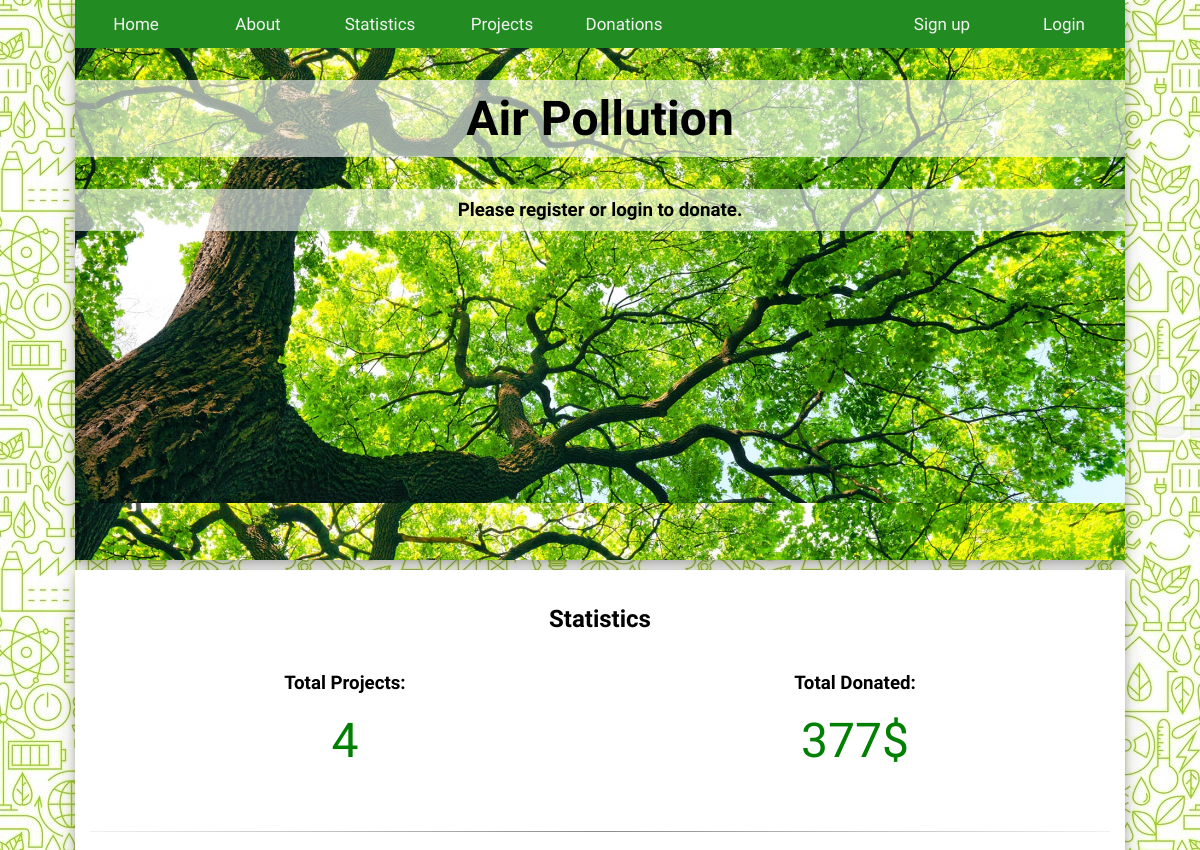
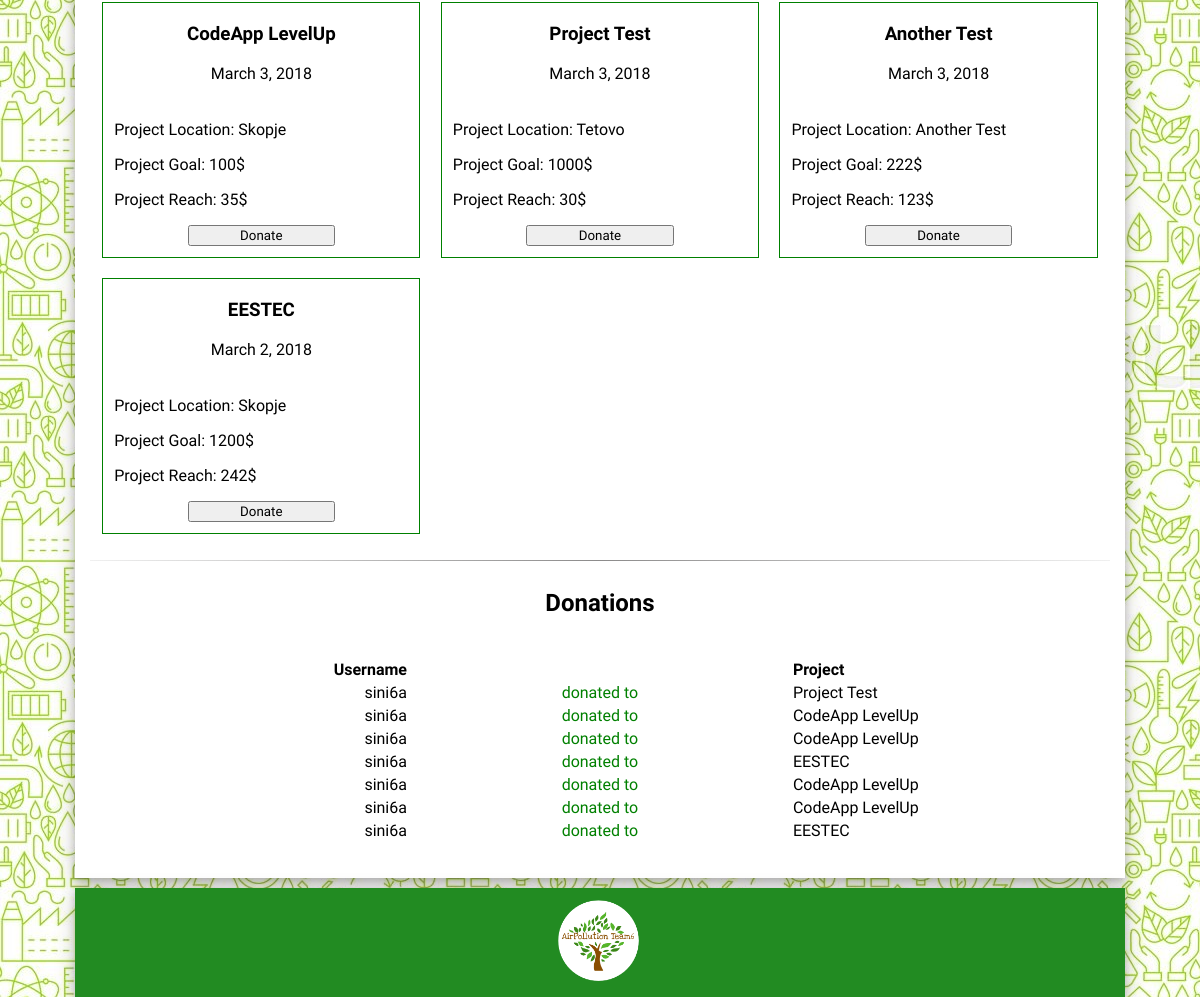
The app's page /, older data (2 pictures, top to bottom).
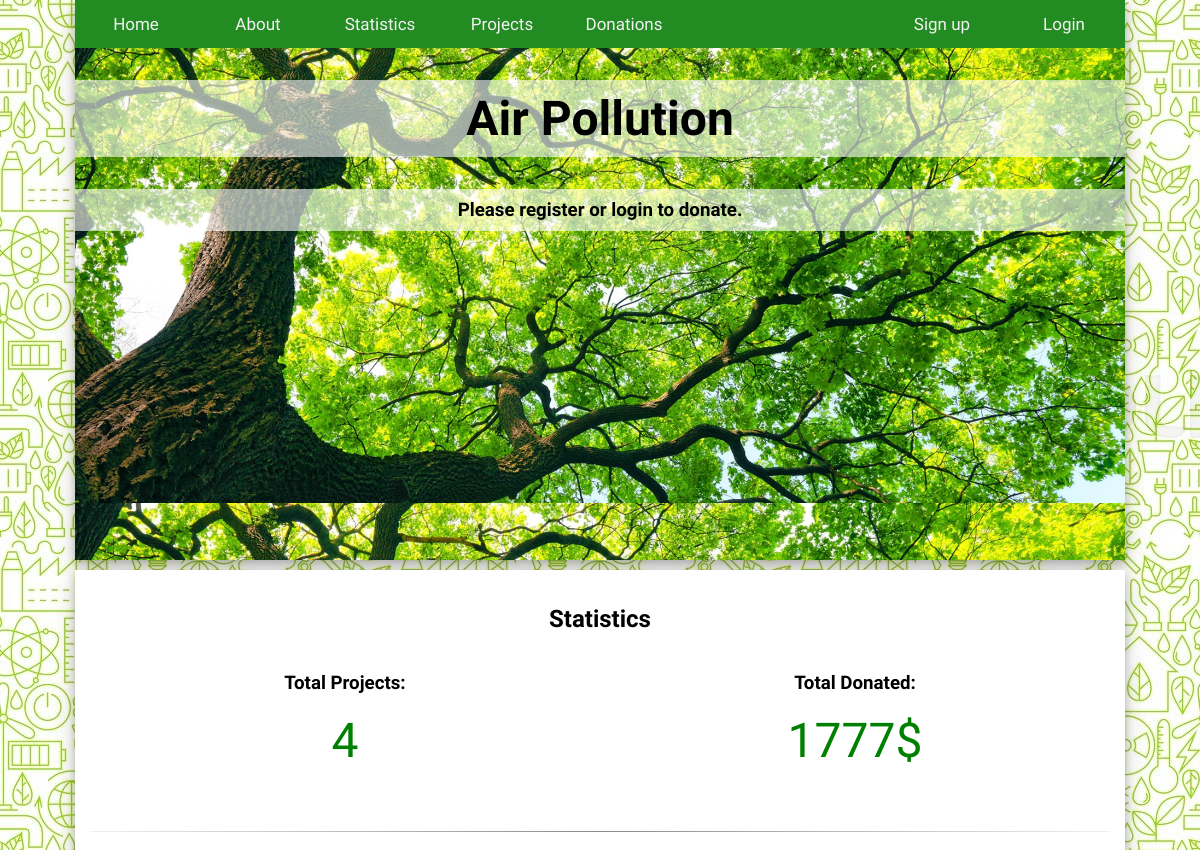
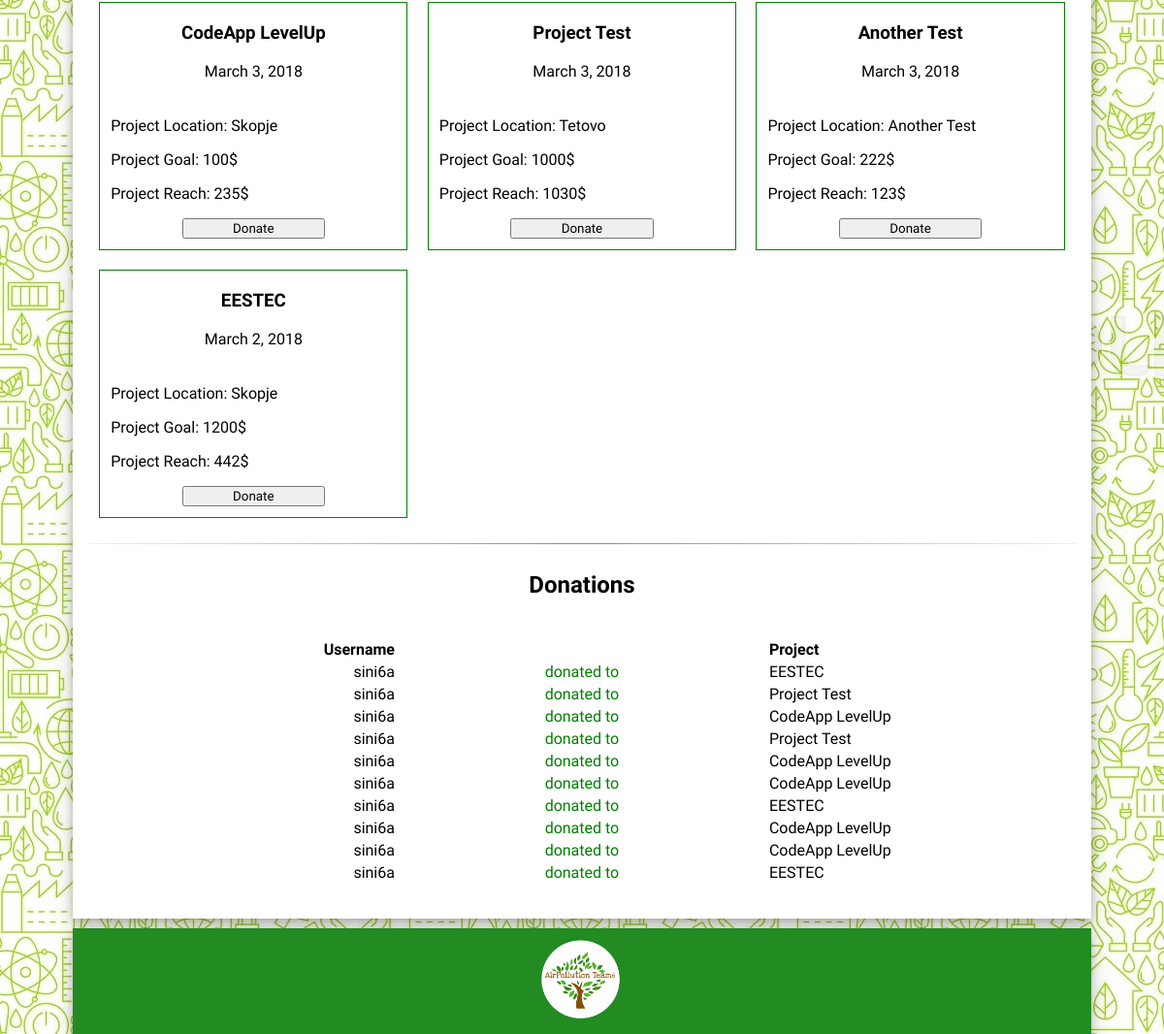
The same page, newer data (2 pictures, top to bottom).
### projects/models.py (models this page shows)
class Project(models.Model):
    project_id = models.AutoField(primary_key=True)
    project_Name = models.CharField(max_length=200)
    project_Location = models.CharField(max_length=100)
    project_Info = models.TextField(max_length=1000)
    project_Goal = models.BigIntegerField()
    project_Reach = models.BigIntegerField()
    project_Date = models.DateField()
    def __str__(self):
        return self.project_Name

### projects/views.py (the view)
# urls.py: url(r'^$', projects_views.index, name='home'),
def index(request):
    proekti = []
    korisnici = []
    project_list = Project.objects.order_by('-project_Date')
    project_ids = Donation.objects.all().values_list('project_Id', flat=True)
    projects = Project.objects.all().values_list('project_Name', flat=True)
    user_ids = Donation.objects.all().values_list('user_Id', flat=True)
    users = User.objects.all().values_list('username', flat=True)
    last_project_id = Project.objects.latest('project_id').project_id
    final_donated = 0
    total_donated = Donation.objects.all().values_list('donated', flat=True)
    for value in total_donated:
        final_donated = final_donated + value
    for project in project_ids:
        tempvar = Project.objects.get(pk=project).project_Name
        proekti.append(tempvar)
    for user in user_ids:
        tempvar = User.objects.get(pk=user).username
        korisnici.append(tempvar)
    korisnici.reverse()
    proekti.reverse()
    template = loader.get_template('home.html')
    context = {
        'project_list': project_list,
        'users': korisnici,
        'projects':proekti,
        'last_project_id':last_project_id,
        'total_donated':final_donated,
    }
    return HttpResponse(template.render(context, request))

### templates/home.html (shortened to what this page needs)
{% extends 'base.html' %}
{% block content %}
<div style="width: 100%; float: left; text-align: center;" id="statistics">
<h2>Statistics</h2>
<div style="display: inline;">
    <div style="width: 50%; float: left">
    <h3>Total Projects:</h3>
    <p style="color: green; font-size: 48px; margin-top: 0px;">{{ last_project_id }}</p>
</div>
<div style="width: 50%; float: left;">
    <h3>Total Donated:</h3>
<p style="color: green; font-size: 48px; margin-top: 0px;">{{ total_donated }}$</p>
</div>
</div>
</div>
<table><tr><td></td></tr></table>
<hr>
<table style="width:100%;">
    <tr>
        {% for item in project_list %}
        <td class="td-project">
                    <h3>{{ item }}</h3>
            <p>{{ item.project_Date }}</p>
        <div style="margin: 5px; padding: 5px; text-align: left;">
            <p>Project Location: {{ item.project_Location }}</p>
            <p>Project Goal: {{ item.project_Goal }}$</p>
            <p>Project Reach: {{ item.project_Reach }}$</p>
            <form action="/projects/{{ item.project_id }}">
                <center><input type="submit" value="Donate"></center>
            </form>
        </td>
        {% endfor %}
    </tr>
</table>
<table><tr><td></td></tr></table>
<hr>
<div style="width: 100%; float: left;" id="donations">
<h2>Donations</h2>
  <table style="">
    <table style="float: left; width: 33.33%; padding: 20px;">
        <th style="text-align: right;">Username</th>
    {% for user in users %}
    <tr>
        <td style="text-align: right;">{{ user }}</td>
    </tr>
    {% endfor %}
    </table>
    <table style="float: left; width: 33.33%; padding: 20px;">
        <th><br></th>
    {% for user in users %}
    <tr>
        <td style="text-align: center; color: green;">donated to</td>
    </tr>
    {% endfor %}
    </table>
    <table style="float: left; width: 33.33%; padding: 20px;">
    <th style="text-align: left;">Project</th>
    {% for project in projects %}
    <tr>
        <td style="text-align: left;">{{ project }}</td>
    </tr>
    {% endfor %}
    </table>
    </table>
</div>
{% endblock %}

Row changes from the older to the newer data that the page shows:
changed Project "CodeApp LevelUp": project_Reach "35" → "235"
changed Project "Project Test": project_Reach "30" → "1030"
changed Project "EESTEC": project_Reach "242" → "442"
Text that changed along with them:
{{ total_donated }}: "377" → "1777"
new list line: "sini6a"
new list line: "donated to"
new list line: "Project Test"
new list line: "CodeApp LevelUp"
new list line: "EESTEC"
